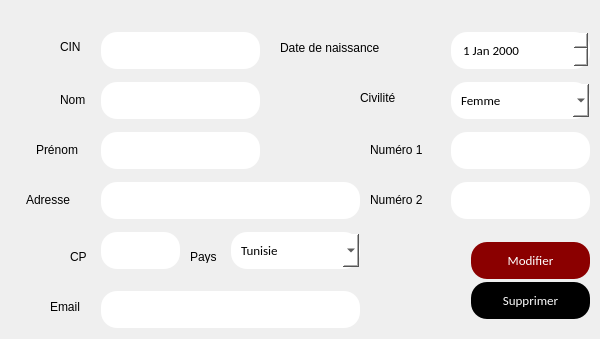
      <widget class="QWidget" name="page_35">
       <widget class="QLabel" name="label_159">
        <property name="geometry">
         <rect>
          <x>60</x>
          <y>40</y>
          <width>47</width>
          <height>13</height>
         </rect>
        </property>
        <property name="text">
         <string>CIN</string>
        </property>
       </widget>
       <widget class="QLabel" name="label_160">
        <property name="geometry">
         <rect>
          <x>60</x>
          <y>90</y>
          <width>47</width>
          <height>20</height>
         </rect>
        </property>
        <property name="text">
         <string>Nom</string>
        </property>
       </widget>
       <widget class="QLabel" name="label_161">
        <property name="geometry">
         <rect>
          <x>36</x>
          <y>140</y>
          <width>61</width>
          <height>20</height>
         </rect>
        </property>
        <property name="text">
         <string>Prénom</string>
        </property>
       </widget>
       <widget class="QLineEdit" name="lineEdit_113">
        <property name="geometry">
         <rect>
          <x>100</x>
          <y>30</y>
          <width>161</width>
          <height>41</height>
         </rect>
        </property>
        <property name="styleSheet">
         <string notr="true">background-color: white	;
  border: none;
  color: black;
  padding: 10px;
  text-align: center;
  text-decoration: none;
font-family:calibri;
  display: inline-block;
  font-size: 13px;
  margin: 2px 1px;
  border-radius : 16px;</string>
        </property>
       </widget>
       <widget class="QLineEdit" name="lineEdit_114">
        <property name="geometry">
         <rect>
          <x>100</x>
          <y>80</y>
          <width>161</width>
          <height>41</height>
         </rect>
        </property>
        <property name="styleSheet">
         <string notr="true">background-color: white	;
  border: none;
  color: black;
  padding: 10px;
  text-align: center;
  text-decoration: none;
font-family:calibri;
  display: inline-block;
  font-size: 13px;
  margin: 2px 1px;
  border-radius : 16px;</string>
        </property>
       </widget>
       <widget class="QLineEdit" name="lineEdit_115">
        <property name="geometry">
         <rect>
          <x>100</x>
          <y>130</y>
          <width>161</width>
          <height>41</height>
         </rect>
        </property>
        <property name="styleSheet">
         <string notr="true">background-color: white	;
  border: none;
  color: black;
  padding: 10px;
  text-align: center;
  text-decoration: none;
font-family:calibri;
  display: inline-block;
  font-size: 13px;
  margin: 2px 1px;
  border-radius : 16px;</string>
        </property>
       </widget>
       <widget class="QPushButton" name="pushButton_82">
        <property name="geometry">
         <rect>
          <x>470</x>
          <y>240</y>
          <width>121</width>
          <height>41</height>
         </rect>
        </property>
        <property name="styleSheet">
         <string notr="true">background-color: #8B0000	;
  border: none;
  color: white;
  padding: 10px;
  text-align: center;
  text-decoration: none;
font-family:calibri;
  display: inline-block;
  font-size: 13px;
  margin: 2px 1px;
  border-radius : 16px;</string>
        </property>
        <property name="text">
         <string>Modifier</string>
        </property>
       </widget>
       <widget class="QPushButton" name="pushButton_83">
        <property name="geometry">
         <rect>
          <x>470</x>
          <y>280</y>
          <width>121</width>
          <height>41</height>
         </rect>
        </property>
        <property name="styleSheet">
         <string notr="true">background-color: black	;
  border: none;
  color: white;
  padding: 10px;
  text-align: center;
  text-decoration: none;
font-family:calibri;
  display: inline-block;
  font-size: 13px;
  margin: 2px 1px;
  border-radius : 16px;</string>
        </property>
        <property name="text">
         <string>Supprimer</string>
        </property>
       </widget>
       <widget class="QLabel" name="label_162">
        <property name="geometry">
         <rect>
          <x>280</x>
          <y>40</y>
          <width>161</width>
          <height>16</height>
         </rect>
        </property>
        <property name="text">
         <string>Date de naissance</string>
        </property>
       </widget>
       <widget class="QDateEdit" name="dateEdit_8">
        <property name="geometry">
         <rect>
          <x>450</x>
          <y>30</y>
          <width>141</width>
          <height>41</height>
         </rect>
        </property>
        <property name="styleSheet">
         <string notr="true">background-color: white	;
  border: none;
  color: black;
  padding: 10px;
  text-align: center;
  text-decoration: none;
font-family:calibri;
  display: inline-block;
  font-size: 13px;
  margin: 2px 1px;
  border-radius : 16px;</string>
        </property>
       </widget>
       <widget class="QLabel" name="label_163">
        <property name="geometry">
         <rect>
          <x>360</x>
          <y>90</y>
          <width>81</width>
          <height>16</height>
         </rect>
        </property>
        <property name="text">
         <string>Civilité</string>
        </property>
       </widget>
       <widget class="QComboBox" name="comboBox_26">
        <property name="geometry">
         <rect>
          <x>450</x>
          <y>80</y>
          <width>141</width>
          <height>41</height>
         </rect>
        </property>
        <property name="styleSheet">
         <string notr="true">background-color: white	;
  border: none;
  color: black;
  padding: 10px;
  text-align: center;
  text-decoration: none;
font-family:calibri;
  display: inline-block;
  font-size: 13px;
  margin: 2px 1px;
  border-radius : 16px;</string>
        </property>
        <item>
         <property name="text">
          <string>Femme</string>
         </property>
        </item>
        <item>
         <property name="text">
          <string>Homme</string>
         </property>
        </item>
       </widget>
       <widget class="QLabel" name="label_164">
        <property name="geometry">
         <rect>
          <x>26</x>
          <y>190</y>
          <width>71</width>
          <height>20</height>
         </rect>
        </property>
        <property name="text">
         <string>Adresse</string>
        </property>
       </widget>
       <widget class="QLineEdit" name="lineEdit_116">
        <property name="geometry">
         <rect>
          <x>100</x>
          <y>180</y>
          <width>261</width>
          <height>41</height>
         </rect>
        </property>
        <property name="styleSheet">
         <string notr="true">background-color: white	;
  border: none;
  color: black;
  padding: 10px;
  text-align: center;
  text-decoration: none;
font-family:calibri;
  display: inline-block;
  font-size: 13px;
  margin: 2px 1px;
  border-radius : 16px;</string>
        </property>
       </widget>
       <widget class="QLabel" name="label_165">
        <property name="geometry">
         <rect>
          <x>70</x>
          <y>250</y>
          <width>47</width>
          <height>13</height>
         </rect>
        </property>
        <property name="text">
         <string>CP</string>
        </property>
       </widget>
       <widget class="QLineEdit" name="lineEdit_117">
        <property name="geometry">
         <rect>
          <x>100</x>
          <y>230</y>
          <width>81</width>
          <height>41</height>
         </rect>
        </property>
        <property name="styleSheet">
         <string notr="true">background-color: white	;
  border: none;
  color: black;
  padding: 10px;
  text-align: center;
  text-decoration: none;
font-family:calibri;
  display: inline-block;
  font-size: 13px;
  margin: 2px 1px;
  border-radius : 16px;</string>
        </property>
       </widget>
       <widget class="QLabel" name="label_166">
        <property name="geometry">
         <rect>
          <x>190</x>
          <y>250</y>
          <width>47</width>
          <height>13</height>
         </rect>
        </property>
        <property name="text">
         <string>Pays</string>
        </property>
       </widget>
       <widget class="QComboBox" name="comboBox_27">
        <property name="geometry">
         <rect>
          <x>230</x>
          <y>230</y>
          <width>131</width>
          <height>41</height>
         </rect>
        </property>
        <property name="styleSheet">
         <string notr="true">background-color: white	;
  border: none;
  color: black;
  padding: 10px;
  text-align: center;
  text-decoration: none;
font-family:calibri;
  display: inline-block;
  font-size: 13px;
  margin: 2px 1px;
  border-radius : 16px;</string>
        </property>
        <item>
         <property name="text">
          <string>Tunisie</string>
         </property>
        </item>
       </widget>
       <widget class="QLabel" name="label_167">
        <property name="geometry">
         <rect>
          <x>50</x>
          <y>300</y>
          <width>47</width>
          <height>13</height>
         </rect>
        </property>
        <property name="text">
         <string>Email</string>
        </property>
       </widget>
       <widget class="QLineEdit" name="lineEdit_118">
        <property name="geometry">
         <rect>
          <x>100</x>
          <y>289</y>
          <width>261</width>
          <height>41</height>
         </rect>
        </property>
        <property name="styleSheet">
         <string notr="true">background-color: white	;
  border: none;
  color: black;
  padding: 10px;
  text-align: center;
  text-decoration: none;
font-family:calibri;
  display: inline-block;
  font-size: 13px;
  margin: 2px 1px;
  border-radius : 16px;</string>
        </property>
       </widget>
       <widget class="QLabel" name="label_168">
        <property name="geometry">
         <rect>
          <x>370</x>
          <y>140</y>
          <width>71</width>
          <height>20</height>
         </rect>
        </property>
        <property name="text">
         <string>Numéro 1</string>
        </property>
       </widget>
       <widget class="QLineEdit" name="lineEdit_119">
        <property name="geometry">
         <rect>
          <x>450</x>
          <y>130</y>
          <width>141</width>
          <height>41</height>
         </rect>
        </property>
        <property name="styleSheet">
         <string notr="true">background-color: white	;
  border: none;
  color: black;
  padding: 10px;
  text-align: center;
  text-decoration: none;
font-family:calibri;
  display: inline-block;
  font-size: 13px;
  margin: 2px 1px;
  border-radius : 16px;</string>
        </property>
       </widget>
       <widget class="QLabel" name="label_169">
        <property name="geometry">
         <rect>
          <x>370</x>
          <y>190</y>
          <width>91</width>
          <height>20</height>
         </rect>
        </property>
        <property name="text">
         <string>Numéro 2</string>
        </property>
       </widget>
       <widget class="QLineEdit" name="lineEdit_120">
        <property name="geometry">
         <rect>
          <x>450</x>
          <y>180</y>
          <width>141</width>
          <height>41</height>
         </rect>
        </property>
        <property name="styleSheet">
         <string notr="true">background-color: white	;
  border: none;
  color: black;
  padding: 10px;
  text-align: center;
  text-decoration: none;
font-family:calibri;
  display: inline-block;
  font-size: 13px;
  margin: 2px 1px;
  border-radius : 16px;</string>
        </property>
       </widget>
      </widget>
